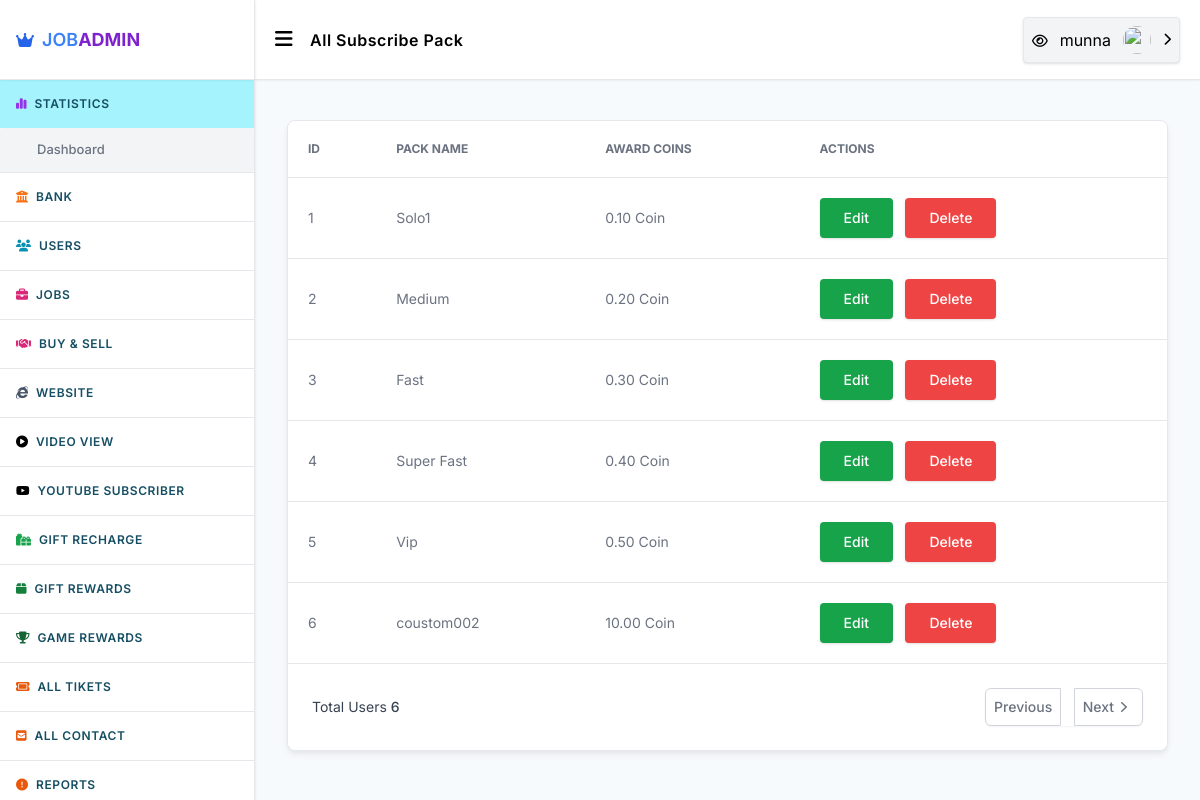
The app's page /admin/all-subscribe-pack.php (signed in) with its own data.
### tables this page shows
CREATE TABLE `users` (
  `id` int(11) UNSIGNED NOT NULL,
  `mobile` varchar(55) NOT NULL,
  `fullname` varchar(25) NOT NULL,
  `email` varchar(255) NOT NULL,
  `password` varchar(128) NOT NULL,
  `coins` decimal(10,2) NOT NULL DEFAULT 0.00,
  `image` varchar(999) NOT NULL,
  `totalarn` decimal(10,2) NOT NULL,
  `admin` smallint(3) UNSIGNED NOT NULL DEFAULT 0,
  `country` varchar(255) NOT NULL,
  `address` varchar(999) NOT NULL,
  `city` varchar(500) NOT NULL,
  `zipcod` varchar(50) NOT NULL,
  `datebirth` varchar(55) NOT NULL,
  `facebook` text NOT NULL,
  `twiter` varchar(999) NOT NULL,
  `reg_time` int(11) UNSIGNED NOT NULL DEFAULT 0,
  `last_activity` int(11) UNSIGNED NOT NULL DEFAULT 0,
  `ref` int(11) UNSIGNED NOT NULL DEFAULT 0,
  `reg_ip` varchar(64) NOT NULL DEFAULT '0',
  `log_ip` varchar(64) NOT NULL,
  `activate` varchar(32) NOT NULL DEFAULT '0',
  `disabled` smallint(1) UNSIGNED NOT NULL DEFAULT 0
);

CREATE TABLE `youtube_sub_packs` (
  `id` int(11) UNSIGNED NOT NULL,
  `name` varchar(32) NOT NULL,
  `coins` decimal(4,2) UNSIGNED NOT NULL DEFAULT 0.00,
  `time` int(3) UNSIGNED NOT NULL DEFAULT 0,
  `activity` int(11) NOT NULL
);

### admin/all-subscribe-pack.php (the view, shortened to what the rows shown need)
<?php
  require_once"common/header.php";
  if(isset($_GET['strt'])&& is_numeric($_GET['strt'])){
  $start=$_GET['strt'];
  }else{
    $start=0;
  }
  $videopc=_getAllData($db,"SELECT * FROM youtube_sub_packs WHERE activity=1 ORDER BY id ASC LIMIT $start,25");
?>
<div class="x_container space-y-10 py-10">
    <div class="flex flex-col rounded-lg shadow-md border border-[
        ] shadow-gray-200 bg-white">
        <div class="overflow-x-auto rounded-lg">
            <div class="inline-block min-w-full align-middle">
                <div class="overflow-auto bg-white">
                    <table class="min-w-full divide-y divide-gray-200 table-fixed">
                        <thead class="bg-white">
                            <tr>
                                <th scope="col"
                                    class="p-4 text-xs font-medium text-left text-gray-500 uppercase lg:p-5"> ID </th>
                                <th scope="col"
                                    class="p-4 text-xs font-medium text-left text-gray-500 uppercase lg:p-5"> Pack
                                    Name </th>
                                <th scope="col"
                                    class="p-4 text-xs font-medium text-left text-gray-500 uppercase lg:p-5"> Award
                                    Coins </th>
                                <th scope="col"
                                    class="p-4 text-xs font-medium text-left text-gray-500 uppercase lg:p-5"> Actions
                                </th>
                            </tr>
                        </thead>
                        <tbody class="bg-white divide-y divide-gray-200">
                            <?php
                    foreach($videopc as $p){ ?>
                            <tr class="hover:bg-gray-100">
                                <td class="p-4 text-sm font-normal text-gray-500 whitespace-nowrap lg:p-5">
                                    <?= $p['id'] ?> </td>
                                <td class="p-4 text-sm font-normal text-gray-500 whitespace-nowrap lg:p-5">
                                    <?= $p['name'] ?> </td>
                                <td class="p-4 text-sm font-normal text-gray-500 whitespace-nowrap lg:p-5">
                                    <?= $p['coins'] ?> Coin </td>
                                <td class="p-4 space-x-2 whitespace-nowrap lg:p-5">
                                    <a href="./edit-subscribe-pack.php?id=<?=$p['id'] ?>" type="button"
                                        class="btn bg-green-600 w-fit text-white">Edit</a>
                                    <button onclick="userid(<?= $p['id'] ?>)" data-target="delete_pack" type="button"
                                        class="popup_show btn bg-red-500 w-fit text-white">Delete</button>
                                </td>
                            </tr>
                            <?php } ?>
                        </tbody>
                    </table>
                </div>
            </div>
        </div>
    </div>
</div>
</div>
</main>
</body>
</html>

### admin/common/header.php (shortened to what the rows shown need)
<?php
	require_once"../system/functions.php";
?>
<!DOCTYPE html>
<html lang="en">
<head>
    <link rel="stylesheet" href="css/styles.css">
    <link rel="stylesheet" href="../assets/css/jquery-confirm.min.css">
    <link rel="stylesheet" href="css/styles.css">
</head>
<body>
    <main class="flex p-0 m-0 justify-between w-full h-screen overflow-hidden">
        <div class="w-full h-screen overflow-auto">
            <header class="h-20 bg-white z-40 sticky top-0 left-0 right-0 shadow-sm border-b">
                <div class="h-full flex items-center relative justify-between px-5 xl:px-10">
                    <div class="flex items-center justify-center gap-x-3 sm:gap-x-4">
                        <div class="relative w-fit z-50"><button type="button"
                                class="header_options_toggler w-full p-2 rounded bg-gray-100 shadow border flex items-center justify-center gap-x-3">
                                <a target="_blank" href="https://joblessbd.com/">
                                    <span class="text-sm font-medium"><i class="fa fa-eye"></i></span></a>
                                <span>
                                    <?= $data['fullname'] ?> </span><img class="h-7 w-7 rounded-full"
                                    src="https://firebasestorage.googleapis.com/v0/b/bs-game-topup.appspot.com/o/images%2Fimages.png?alt=media&amp;token=f46fd874-00f4-48fe-a8ac-c43abf380491"
                                    alt=""> <small class="header_options_icon transition-all transform"><i
                                        class="fa-solid fa-chevron-right"></i></small>
                            </button>
                        </div>
                    </div>
                </div>
            </header>

### records on screen
users: fullname "munna"
youtube_sub_packs: id "1", name "Solo1", coins "0.10"
youtube_sub_packs: id "2", name "Medium", coins "0.20"
youtube_sub_packs: id "3", name "Fast", coins "0.30"
youtube_sub_packs: id "4", name "Super Fast", coins "0.40"
youtube_sub_packs: id "5", name "Vip", coins "0.50"
youtube_sub_packs: id "6", name "coustom002", coins "10.00"

### other values on screen
$config['site_name'] "JOB"
count($videopc) "6"
